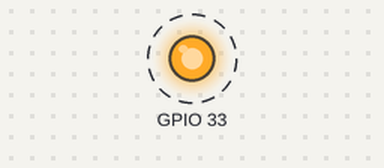
This sketch was run on a simulated ESP32. Shown: output pins drawn as LEDs (lit = HIGH). Dashed ring = blinking.

Above: at 0.5 s.
Timing chart, 0 to 4.6 s (numbered marks = the images above):
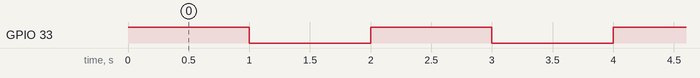

Measured:
- by itself, GPIO 33: alternates HIGH for 1.0 s and LOW for 1.0 s

The sketch:

sketch_dec07a.ino
```cpp
void setup() {
  // put your setup code here, to run once:
pinMode(33, OUTPUT);


}

void loop() {
  // put your main code here, to run repeatedly:

digitalWrite(33, HIGH);
delay(1000);
digitalWrite(33, LOW);
delay(1000);


}
```
